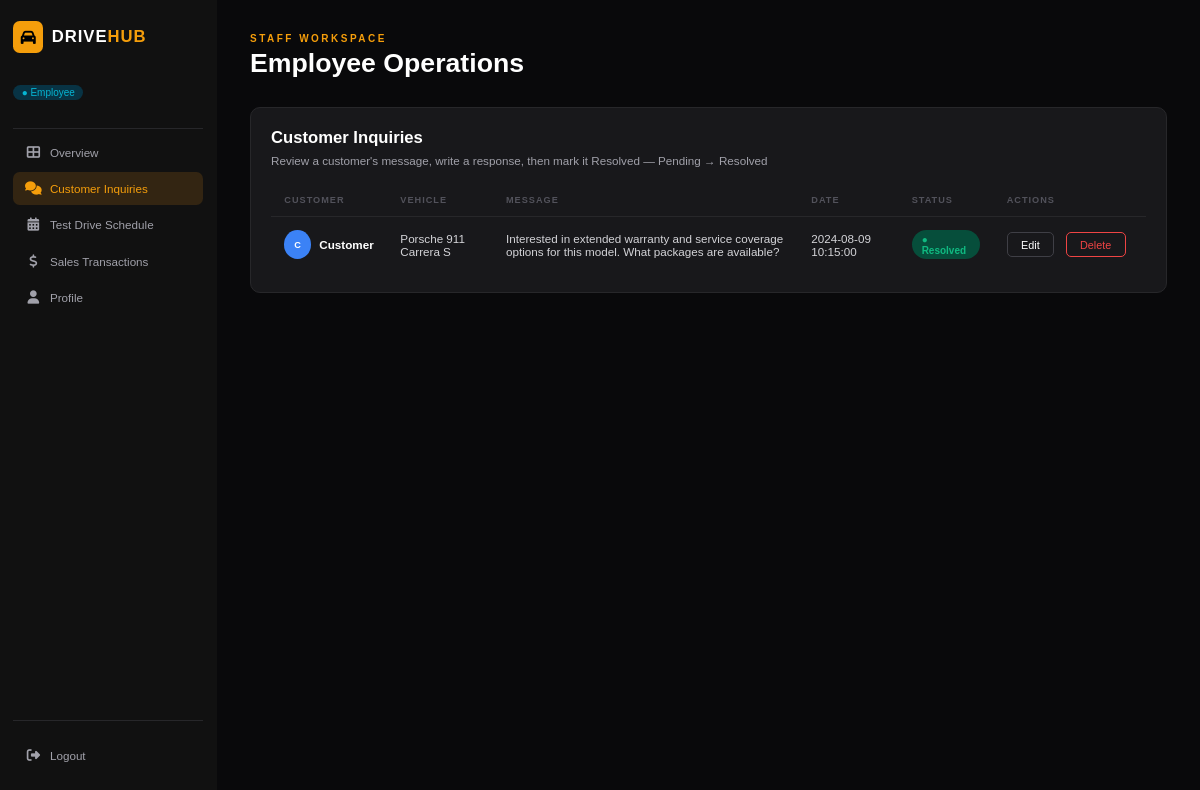
Screenshot of /views/Employee/inquiries.php (signed in) with the database file from the repository.
### tables this page shows
CREATE TABLE `inquiries` (
  `inquiry_id` int(11) NOT NULL,
  `customer_id` int(11) NOT NULL,
  `car_id` int(11) NOT NULL,
  `message` text NOT NULL,
  `employee_response` text DEFAULT NULL,
  `inquiry_status` enum('pending','resolved') DEFAULT 'pending',
  `inquiry_date` datetime DEFAULT current_timestamp()
);

CREATE TABLE `users` (
  `user_id` int(11) NOT NULL,
  `name` varchar(100) NOT NULL,
  `email` varchar(150) NOT NULL,
  `phone` varchar(20) DEFAULT NULL,
  `password` varchar(255) NOT NULL,
  `role` enum('customer','employee','admin') NOT NULL,
  `account_status` enum('active','inactive') DEFAULT 'active',
  `security_question` varchar(150) DEFAULT NULL,
  `security_answer` varchar(255) DEFAULT NULL
);

### models/employeeModel.php (called while the page is built, shortened)
<?php
function getInquiries()
{
    $conn = dbConnection();
    $inquiries = [];
    if($conn)
    {
        $sql = "SELECT i.inquiry_id AS id, u.name AS customer, CONCAT(c.brand, ' ', c.model) AS vehicle, i.message, i.inquiry_date AS date, i.inquiry_status AS status FROM inquiries i JOIN users u ON i.customer_id=u.user_id JOIN cars c ON i.car_id=c.car_id";
        $result = mysqli_query($conn, $sql);
        if($result)
        {
            while($row = mysqli_fetch_assoc($result))
            {
                $row['initials'] = substr($row['customer'], 0, 1);
                $row['avatarColor'] = '#3b82f6';
                if($row['status'] == 'pending')
                {
                    $row['status'] = 'Pending';
                }
                else
                {
                    $row['status'] = 'Resolved';
                }
                $inquiries[] = $row;
            }
        }
    }
    return $inquiries;
}
?>

### views/Employee/inquiries.php (the view, shortened to what this page needs)
<!DOCTYPE html>
<html>
<head>
    <link rel="stylesheet" href="../css/employeeStyle.css">
    <link rel="stylesheet" href="https://cdnjs.cloudflare.com/ajax/libs/font-awesome/6.5.0/css/all.min.css">
</head>
<body>
    <div class="sidebar">
        <div class="logo">
            <div class="logo-icon"><i class="fa-solid fa-car"></i></div>
            <span class="logo-text">DRIVE<span class="logo-hub">HUB</span></span>
        </div>
        <div class="user-profile">
            <div class="user-info">
                <span class="user-role-badge">&#9679; Employee</span>
            </div>
        </div>
        <hr class="sidebar-divider">
        <nav class="nav-menu">
            <a class="nav-item" href="overview.php">
                <span class="nav-icon"><i class="fa-solid fa-table-cells-large"></i></span> Overview
            </a>
            <a class="nav-item active" href="inquiries.php">
                <span class="nav-icon"><i class="fa-solid fa-comments"></i></span> Customer Inquiries
            </a>
            <a class="nav-item" href="test_drive_schedule.php">
                <span class="nav-icon"><i class="fa-solid fa-calendar-days"></i></span> Test Drive Schedule
            </a>
            <a class="nav-item" href="sales_transactions.php">
                <span class="nav-icon"><i class="fa-solid fa-dollar-sign"></i></span> Sales Transactions
            </a>
            <a class="nav-item" href="profile.php">
                <span class="nav-icon"><i class="fa-solid fa-user"></i></span> Profile
            </a>
        </nav>
        <hr class="sidebar-divider bottom-divider">
        <a class="nav-item logout-btn" href="../logout.php">
            <span class="nav-icon"><i class="fa-solid fa-right-from-bracket"></i></span> Logout
        </a>
    </div>
    <div class="main-content">
        <span class="kicker">STAFF WORKSPACE</span>
        <h1 class="page-title">Employee Operations</h1>
        <div class="table-container">
            <div class="section-header">
                <div>
                    <h2 class="section-title">Customer Inquiries</h2>
                    <p class="section-subtitle">Review a customer's message, write a response, then mark it Resolved &mdash; Pending &rarr; Resolved</p>
                </div>
            </div>
            <table id="inquiriesTable">
                <tr>
                    <th>CUSTOMER</th>
                    <th>VEHICLE</th>
                    <th>MESSAGE</th>
                    <th>DATE</th>
                    <th>STATUS</th>
                    <th>ACTIONS</th>
                </tr>
                <?php
                require_once "../../models/employeeModel.php";
                $inquiriesData = getInquiries();
                if (!empty($inquiriesData)) {
                    foreach ($inquiriesData as $inquiry) {
                        echo "<tr>";
                        echo "<td><div class='customer-cell'><span class='avatar-small' style='background-color:" . htmlspecialchars($inquiry['avatarColor']) . "'>" . htmlspecialchars($inquiry['initials']) . "</span><span class='customer-name'>" . htmlspecialchars($inquiry['customer']) . "</span></div></td>";
                        echo "<td>" . htmlspecialchars($inquiry['vehicle']) . "</td>";
                        echo "<td>" . htmlspecialchars($inquiry['message']) . "</td>";
                        echo "<td>" . htmlspecialchars($inquiry['date']) . "</td>";
                        $badgeClass = ($inquiry['status'] === 'Resolved') ? 'badge-resolved' : 'badge-pending';
                        echo "<td><span class='" . $badgeClass . "'>&#9679; " . htmlspecialchars($inquiry['status']) . "</span></td>";
                        echo "<td><div class='actions-cell'>";
                        echo "<a href='edit_inquiry.php?id=" . htmlspecialchars($inquiry['id']) . "' class='btn-view' style='margin-right: 5px;'>Edit</a>";
                        echo "<a href='../controllers/inquiryController.php?action=delete&id=" . htmlspecialchars($inquiry['id']) . "' class='btn-reject' style='text-decoration:none; display:inline-block;'>Delete</a>";
                        echo "</div></td>";
                        echo "</tr>";
                    }
                }
                ?>
            </table>
        </div>
    </div>
</body>
</html>

### views/css/employeeStyle.css (style rules this page uses)
* { margin: 0; padding: 0; box-sizing: border-box; }
body { font-family: Arial, sans-serif; background-color: rgb(9, 9, 11); color: white; display: flex; min-height: 100vh; }
.sidebar { background-color: rgb(17, 17, 17); width: 18.056vw; min-height: 100vh; padding: 2.667vh 1.111vw; display: flex; flex-direction: column; position: fixed; top: 0; left: 0; }
.logo { display: flex; align-items: center; gap: 0.694vw; margin-bottom: 3.556vh; }
.logo-icon { background-color: rgb(245, 158, 11); color: black; width: 2.500vw; height: 4.000vh; border-radius: 0.556vw; display: flex; align-items: center; justify-content: center; font-size: 1.250vw; font-weight: bold; }
.logo-text { font-size: 1.389vw; font-weight: bold; color: white; letter-spacing: 1px; }
.logo-hub { color: rgb(245, 158, 11); }
.user-profile { display: flex; align-items: center; gap: 0.833vw; margin-bottom: 2.667vh; }
.user-info { display: flex; flex-direction: column; }
.user-role-badge { background-color: rgb(8, 51, 68); color: rgb(6, 182, 212); font-size: 0.833vw; padding: 0.222vh 0.694vw; border-radius: 0.833vw; margin-top: 0.444vh; display: inline-block; width: fit-content; }
.sidebar-divider { border: none; border-top: 1px solid rgb(39, 39, 42); margin: 0.889vh 0; }
.bottom-divider { margin-top: auto; }
.nav-menu { display: flex; flex-direction: column; gap: 0.278vw; }
.nav-item { background: none; border: none; color: rgb(161, 161, 170); font-size: 0.972vw; padding: 1.111vh 0.972vw; border-radius: 0.556vw; cursor: pointer; text-align: left; display: flex; align-items: center; gap: 0.694vw; width: 100%; text-decoration: none; }
.nav-item.active { background-color: rgb(51, 37, 18); color: rgb(245, 158, 11); }
.nav-icon { font-size: 1.111vw; width: 1.389vw; text-align: center; }
.logout-btn { margin-top: 1.333vh; margin-bottom: 0.889vh; }
.main-content { margin-left: 18.056vw; padding: 2.778vw; flex: 1; width: calc(100% - 18.056vw); }
.kicker { color: rgb(245, 158, 11); font-size: 0.833vw; font-weight: bold; letter-spacing: 0.208vw; display: block; margin-bottom: 0.444vh; }
.page-title { font-size: 2.222vw; font-weight: bold; color: white; margin-bottom: 3.556vh; }
.table-container { background-color: rgb(24, 24, 27); border: 1px solid rgb(39, 39, 42); border-radius: 0.833vw; padding: 1.667vw; }
.section-header { display: flex; justify-content: space-between; align-items: flex-start; margin-bottom: 2.222vh; }
.section-title { font-size: 1.389vw; font-weight: bold; color: white; margin-bottom: 0.667vh; }
.section-subtitle { color: rgb(161, 161, 170); font-size: 0.972vw; }
table { width: 100%; border-collapse: collapse; }
th { text-align: left; color: rgb(82, 82, 91); font-size: 0.764vw; font-weight: bold; letter-spacing: 1px; padding: 1.333vh 1.111vw; border-bottom: 1px solid rgb(39, 39, 42); }
td { padding: 1.111vw; font-size: 0.972vw; color: rgb(212, 212, 216); border-bottom: 1px solid rgb(39, 39, 42); vertical-align: middle; }
tr:last-child td { border-bottom: none; }
.customer-cell { display: flex; align-items: center; gap: 0.694vw; }
.avatar-small { width: 2.222vw; height: 3.556vh; border-radius: 50%; display: inline-flex; align-items: center; justify-content: center; font-size: 0.764vw; font-weight: bold; color: white; }
.customer-name { color: white; font-weight: bold; }
.badge-resolved { background-color: rgb(6, 78, 59); color: rgb(16, 185, 129); padding: 0.444vh 0.833vw; border-radius: 1.389vw; font-size: 0.833vw; font-weight: bold; display: inline-block; }
.btn-view { background: none; border: 1px solid rgb(63, 63, 70); color: white; padding: 0.667vh 1.111vw; border-radius: 0.417vw; cursor: pointer; font-size: 0.903vw; text-decoration: none; display: inline-block; }
.btn-reject { background: none; border: 1px solid rgb(239, 68, 68); color: rgb(239, 68, 68); padding: 0.667vh 1.111vw; border-radius: 0.417vw; cursor: pointer; font-size: 0.903vw; margin-right: 0.556vw; }
.actions-cell { display: flex; align-items: center; gap: 0.556vw; }

### rows the page displays
inquiries: initials "C", customer.name "Customer", vehicle "Porsche 911 Carrera S", message "Interested in extended warranty and service coverage options for this model. What packages are available?", inquiry_date "2024-08-09 10:15:00", status "Resolved"
